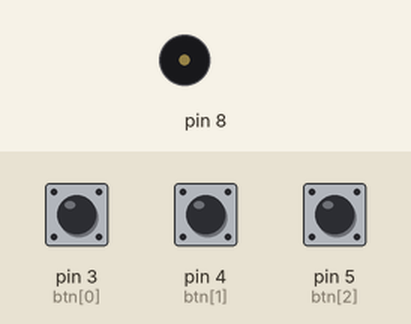
This sketch was run on a simulated Arduino Uno, built with avr-gcc and run on an emulated ATmega328P. Shown: buzzer (waves = sounding). The test bench sets the inputs (shaded band); at power-on: pin 3 (btn[0]) LOW, pin 4 (btn[1]) LOW, pin 5 (btn[2]) LOW.

Above: at 1.2 s.
1.3 s: pin 3 (btn[0]) pulled HIGH for 0.15 s
At 1.38 s:
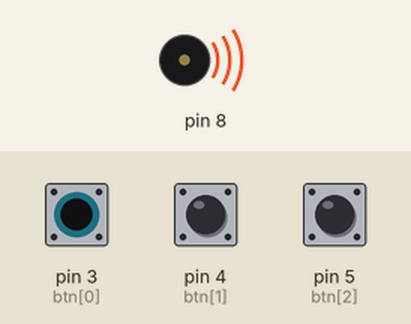
2.9 s: pin 3 (btn[0]) pulled HIGH for 3.2 s
At 7.1 s:
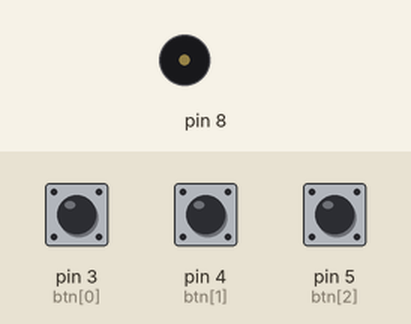
7.6 s: pin 4 (btn[1]) pulled HIGH for 3.2 s
At 8.7 s:
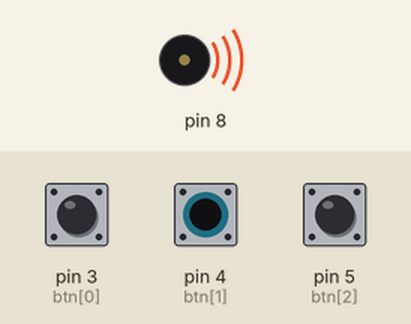
Timing chart, 0 to 12.3 s (numbered marks = the images above; inputs shaded):
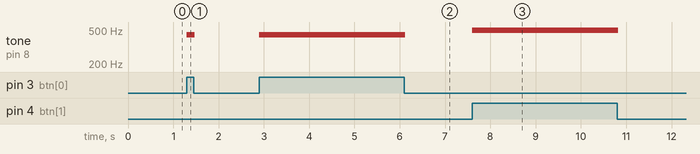

The sketch:

4.3.3.ino
```cpp
#include "pitches.h"

int btn[]={
  3,4,5};

int notes[]={
  NOTE_A4,NOTE_B4,NOTE_C3};


void setup() {
  // put your setup code here, to run once:
  for(int i=0;i<3;i++){
    pinMode(btn[i],INPUT);
  }
}

void loop() {
  // put your main code here, to run repeatedly:
  for(int thisSensor=0;thisSensor<3;thisSensor++){
    int sensorReading = digitalRead(btn[thisSensor]);

    if(sensorReading==1){
      tone(8,notes[thisSensor],20);
    }
  }
}
```

pitches.h
```cpp
#define NOTE_B0  31
#define NOTE_C1  33
#define NOTE_CS1 35
#define NOTE_D1  37
#define NOTE_DS1 39
#define NOTE_E1  41
#define NOTE_F1  44
#define NOTE_FS1 46
#define NOTE_G1  49
#define NOTE_GS1 52
#define NOTE_A1  55
#define NOTE_AS1 58
#define NOTE_B1  62
#define NOTE_C2  65
#define NOTE_CS2 69
#define NOTE_D2  73
#define NOTE_DS2 78
#define NOTE_E2  82
#define NOTE_F2  87
#define NOTE_FS2 93
#define NOTE_G2  98
#define NOTE_GS2 104
#define NOTE_A2  110
#define NOTE_AS2 117
#define NOTE_B2  123
#define NOTE_C3  131
#define NOTE_CS3 139
#define NOTE_D3  147
#define NOTE_DS3 156
#define NOTE_E3  165
#define NOTE_F3  175
#define NOTE_FS3 185
#define NOTE_G3  196
#define NOTE_GS3 208
#define NOTE_A3  220
#define NOTE_AS3 233
#define NOTE_B3  247
#define NOTE_C4  262//도
#define NOTE_CS4 277
#define NOTE_D4  294
#define NOTE_DS4 311
#define NOTE_E4  330
#define NOTE_F4  349
#define NOTE_FS4 370
#define NOTE_G4  392
#define NOTE_GS4 415
#define NOTE_A4  440
#define NOTE_AS4 466
#define NOTE_B4  494
#define NOTE_C5  523//도
#define NOTE_CS5 554
#define NOTE_D5  587
#define NOTE_DS5 622
#define NOTE_E5  659
#define NOTE_F5  698
#define NOTE_FS5 740
#define NOTE_G5  784
#define NOTE_GS5 831
#define NOTE_A5  880
#define NOTE_AS5 932
#define NOTE_B5  988
#define NOTE_C6  1047
#define NOTE_CS6 1109
#define NOTE_D6  1175
#define NOTE_DS6 1245
#define NOTE_E6  1319
#define NOTE_F6  1397
#define NOTE_FS6 1480
#define NOTE_G6  1568
#define NOTE_GS6 1661
#define NOTE_A6  1760
#define NOTE_AS6 1865
#define NOTE_B6  1976
#define NOTE_C7  2093
#define NOTE_CS7 2217
#define NOTE_D7  2349
#define NOTE_DS7 2489
#define NOTE_E7  2637
#define NOTE_F7  2794
#define NOTE_FS7 2960
#define NOTE_G7  3136
#define NOTE_GS7 3322
#define NOTE_A7  3520
#define NOTE_AS7 3729
#define NOTE_B7  3951
#define NOTE_C8  4186
#define NOTE_CS8 4435
#define NOTE_D8  4699
#define NOTE_DS8 4978
```

Measured:
- after the input at 1.3 s, tone on pin 8: silent → 440 Hz at once, → silent 0.17 s later
- after the input at 2.9 s, tone on pin 8: silent → 440 Hz at once, → silent 3.2 s later
- after the input at 7.6 s, tone on pin 8: silent → 494 Hz at once, → silent 3.2 s later
